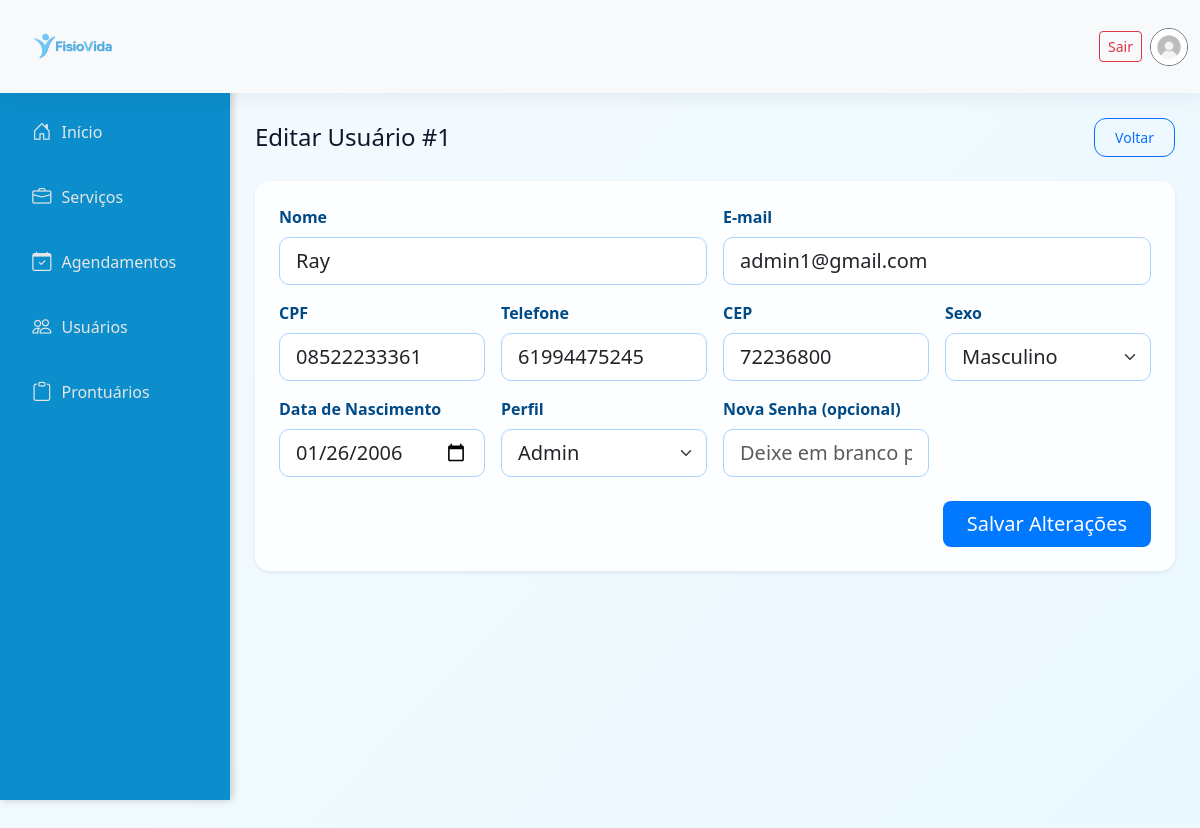
The page /admin/usuario_edit.php?id=1 (signed in) on the database its author committed.
### tables this page shows
CREATE TABLE usuario (
    id INT PRIMARY KEY AUTO_INCREMENT,
    nome VARCHAR(100),
    email VARCHAR(50) UNIQUE,
    senha VARCHAR(100),
    cpf VARCHAR(14) UNIQUE,
    data_nasc DATE,
    telefone VARCHAR(20),
    cep VARCHAR(200),
    sexo ENUM('M','F','Outro'),
    foto VARCHAR(255) DEFAULT '../img/imagem_perfil.JPEG',
    tipo_usuario ENUM('paciente', 'fisioterapeuta', 'admin') NOT NULL
);

### admin/usuario_edit.php (the view, shortened to what this page needs)
<?php
require_once '../php/db.php';
$id = (int)($_GET['id'] ?? 0);
$stmt = $pdo->prepare('SELECT id, nome, email, tipo_usuario, cpf, telefone, cep, sexo, data_nasc FROM usuario WHERE id=?');
$stmt->execute([$id]);
$user = $stmt->fetch(PDO::FETCH_ASSOC);
$nome = $user['nome'];
$email = $user['email'];
$tipo_usuario = $user['tipo_usuario'];
$cpf = $user['cpf'];
$telefone = $user['telefone'];
$cep = $user['cep'];
$sexo = $user['sexo'];
$data_nasc = $user['data_nasc'];
include __DIR__ . '/partials/header.php';
?>
<!DOCTYPE html>
<html lang="pt-BR">
<head>
</head>
<div class="d-flex align-items-center justify-content-between mb-4">
    <h2 class="h4 mb-0">Editar Usuário #<?= (int)$user['id']; ?></h2>
    <a class="btn btn-outline-primary btn-sm" href="usuarios.php">Voltar</a>
</div>
<form method="post" class="card shadow-sm p-4" style="border-radius: 15px;">
    <div class="row g-3">
        <div class="col-md-6">
            <label class="form-label fw-semibold">Nome</label>
            <input type="text" name="first_name" class="form-control form-control-lg" value="<?= htmlspecialchars($nome) ?>" required>
        </div>
        <div class="col-md-6">
            <label class="form-label fw-semibold">E-mail</label>
            <input type="email" name="email" class="form-control form-control-lg" value="<?= htmlspecialchars($email) ?>" required>
        </div>
        <div class="col-md-3">
            <label class="form-label fw-semibold">CPF</label>
            <input type="text" name="cpf" id="cpf" class="form-control form-control-lg" value="<?= htmlspecialchars($cpf) ?>" required maxlength="14" placeholder="000.000.000-00">
        </div>
        <div class="col-md-3">
            <label class="form-label fw-semibold">Telefone</label>
            <input type="text" name="telefone" id="telefone" class="form-control form-control-lg" value="<?= htmlspecialchars($telefone) ?>" required placeholder="(00) 00000-0000">
        </div>
        <div class="col-md-3">
            <label class="form-label fw-semibold">CEP</label>
            <input type="text" name="cep" id="cep" class="form-control form-control-lg" value="<?= htmlspecialchars($cep) ?>" required placeholder="00000-000">
        </div>
        <div class="col-md-3">
            <label class="form-label fw-semibold">Sexo</label>
            <select name="sexo" class="form-select form-select-lg" required>
                <option value="M" <?= $sexo==='M'?'selected':'' ?>>Masculino</option>
            </select>
        </div>
        <div class="col-md-3">
            <label class="form-label fw-semibold">Data de Nascimento</label>
            <input type="date" name="data_nasc" class="form-control form-control-lg" value="<?= htmlspecialchars($data_nasc) ?>" required>
        </div>
        <div class="col-md-3">
            <label class="form-label fw-semibold">Perfil</label>
            <select name="role" class="form-select form-select-lg">
                <option value="admin" <?= $tipo_usuario==='admin'?'selected':'' ?>>Admin</option>
            </select>
        </div>
        <div class="col-md-3">
            <label class="form-label fw-semibold">Nova Senha (opcional)</label>
            <input type="password" name="password" class="form-control form-control-lg" placeholder="Deixe em branco para manter">
        </div>
    </div>
    <div class="mt-4 text-end">
        <button type="submit" class="btn btn-primary btn-lg px-4">Salvar Alterações</button>
    </div>
</form>
<?php include __DIR__ . '/partials/footer.php'; ?>
</body>
</html>

### admin/partials/header.php (style rules this page uses)
:root { --azul-base: #b3e5fc; --azul-escuro: #0288d1; --bg-soft: linear-gradient(135deg, #f5fbff, #eaf8ff); --glass: rgba(255, 255, 255, 0.72); --muted: #6b7280; }
html, body { height: 100%; font-family: "Poppins", system-ui, -apple-system, "Segoe UI", Roboto, "Helvetica Neue", Arial; background: var(--bg-soft); color: #0f172a; -webkit-font-smoothing: antialiased; -moz-osx-font-smoothing: grayscale; }

### admin/usuario_edit.php (style rules this page uses)
.form-label { color: #004b87; }
.form-control, .form-select { border-radius: 10px; border: 1px solid #a9d3ff; transition: 0.3s; }
.card { background: #ffffffdd; border: none; box-shadow: 0 8px 20px rgba(0,0,0,0.1); }
.btn-primary { background: #0078ff; border: none; }
.btn-outline-primary { border-radius: 12px; padding: 8px 20px; font-weight: 500; transition: all 0.3s ease; }

### rows shown on the page
usuario: id "1", first_name "Ray", email "admin1@gmail.com", cpf "08522233361", telefone "61994475245", cep "72236800", sexo "Masculino", data_nasc "01/26/2006", role "Admin"
